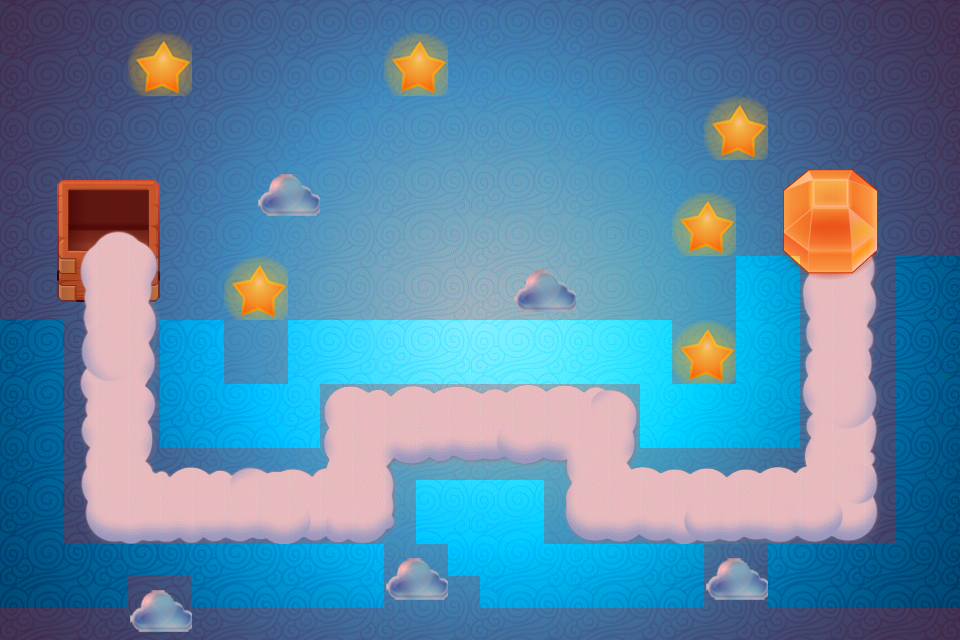

A level layout from a 2D game, rendered from its tile map. Below: a short description, then the map file with tile-grid data replaced by summaries:
An orthogonal 30x20 tile map with 32x32 px tiles, 5 tile layers (background, firstLayer, secondLayer, fourLayer, ...), 4 tilesets and 2 objects (princess, monster).

<map version="1.0" orientation="orthogonal" renderorder="right-down" width="30" height="20" tilewidth="32" tileheight="32">
 <tileset firstgid="1" name="sky" tilewidth="32" tileheight="32">
  <image source="sky.png" width="960" height="640" />
 </tileset>
 <tileset firstgid="601" name="sky2" tilewidth="32" tileheight="32">
  <image source="sky2.png" width="960" height="482" />
 </tileset>
 <tileset firstgid="1051" name="level_1" tilewidth="32" tileheight="32">
  <image source="levelResource.png" width="1280" height="640" />
 </tileset>
 <tileset firstgid="1851" name="collidablesTileSet" tilewidth="32" tileheight="32">
  <image source="collidablesTileSet.png" width="192" height="64" />
  <tile id="0">
   <properties>
    <property name="collidable" value="true" />
   </properties>
  </tile>
 </tileset>
 <layer name="background" width="30" height="20">
  <data>[600 cells, 600 non-empty, 600 distinct tile ids]</data>
 </layer>
 <layer name="firstLayer" width="30" height="20">
  <data>[600 cells, 132 non-empty, 132 distinct tile ids]</data>
 </layer>
 <layer name="secondLayer" width="30" height="20">
  <data>[600 cells, 36 non-empty, 36 distinct tile ids]</data>
 </layer>
 <layer name="fourLayer" width="30" height="20">
  <data>[600 cells, 55 non-empty, 19 distinct tile ids]</data>
 </layer>
 <layer name="collidable" width="30" height="20">
  <data>[600 cells, 455 non-empty, 1 distinct tile ids]</data>
 </layer>
 <objectgroup name="princessObject">
  <object name="princess" x="829" y="237" />
 </objectgroup>
 <objectgroup name="monsterObject">
  <object name="monster" x="108" y="221" />
 </objectgroup>
</map>
